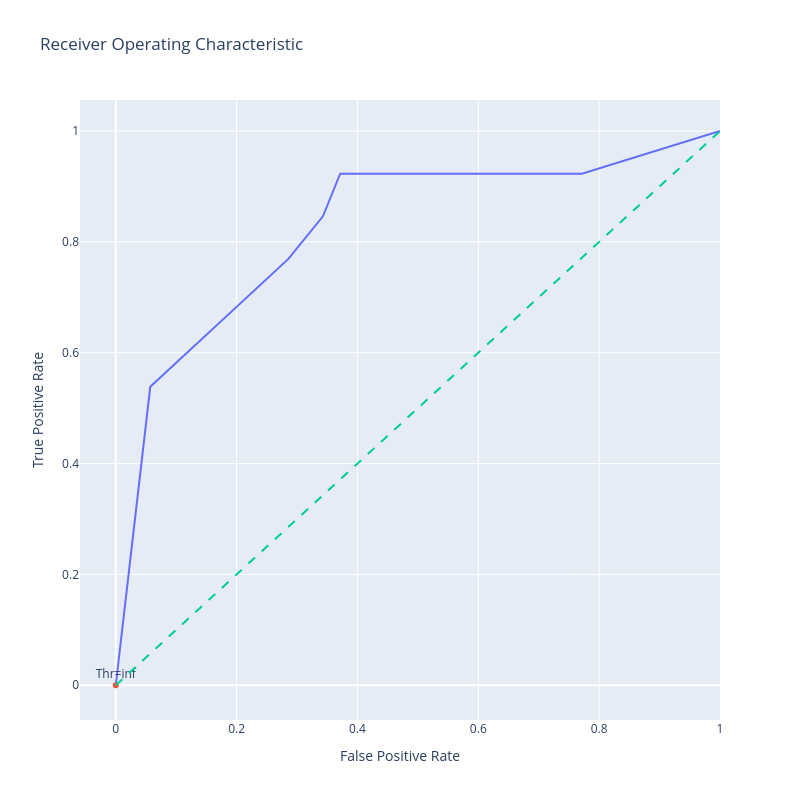

Notebook cell for this chart:
### Code cell
import plotly.graph_objects as go
import numpy as np


# Generate a trace for ROC curve
trace0 = go.Scatter(
    x=fpr,
    y=tpr,
    mode='lines',
    name='ROC curve'
)

# Only label every nth point to avoid cluttering
n = 10
indices = np.arange(len(threshold)) % n == 0  # Choose indices where index mod n is 0

trace1 = go.Scatter(
    x=fpr[indices],
    y=tpr[indices],
    mode='markers+text',
    name='Threshold points',
    text=[f"Thr={thr:.2f}" for thr in threshold[indices]],
    textposition='top center'
)


# Diagonal line
trace2 = go.Scatter(
    x=[0, 1],
    y=[0, 1],
    mode='lines',
    name='Random (Area = 0.5)',
    line=dict(dash='dash')
)

data = [trace0, trace1, trace2]

# Define layout with square aspect ratio
layout = go.Layout(
    title='Receiver Operating Characteristic',
    xaxis=dict(title='False Positive Rate'),
    yaxis=dict(title='True Positive Rate'),
    autosize=False,
    width=800,
    height=800,
    showlegend=False
)

# Define figure and add data
fig = go.Figure(data=data, layout=layout)

# Show figure
fig.show()

### Figure 1 — Plotly figure (JSON) as saved in the notebook; plotly's stock layout.template omitted (floating-point values rounded to 4 significant figures)
{"data": [{"mode": "lines", "name": "ROC curve", "type": "scatter", "x": [0, 0.05714, 0.2857, 0.3429, 0.3714, 0.5429, 0.7714, 1], "y": [0, 0.5385, 0.7692, 0.8462, 0.9231, 0.9231, 0.9231, 1]}, {"mode": "markers+text", "name": "Threshold points", "text": ["Thr=inf"], "textposition": "top center", "type": "scatter", "x": [0], "y": [0]}, {"line": {"dash": "dash"}, "mode": "lines", "name": "Random (Area = 0.5)", "type": "scatter", "x": [0, 1], "y": [0, 1]}], "layout": {"autosize": false, "height": 800, "showlegend": false, "title": {"text": "Receiver Operating Characteristic"}, "width": 800, "xaxis": {"title": {"text": "False Positive Rate"}}, "yaxis": {"title": {"text": "True Positive Rate"}}}}
